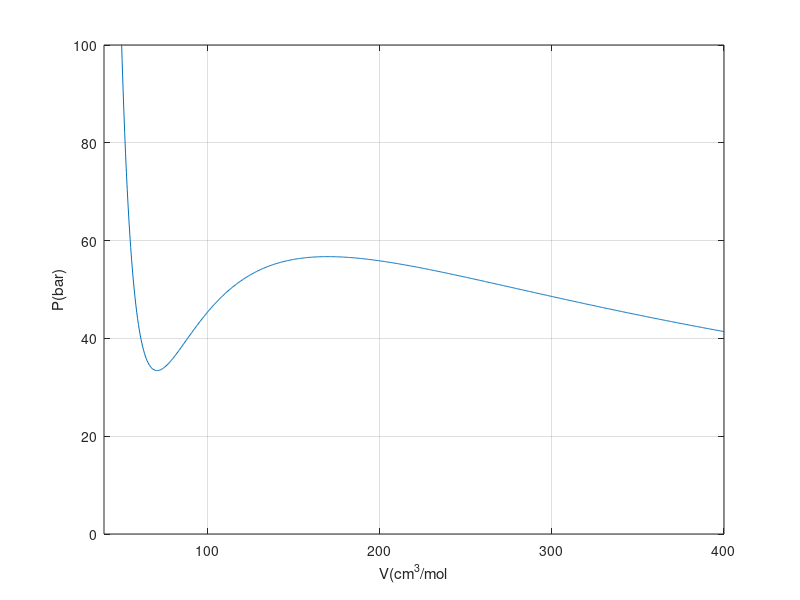

Recreate this plot in MATLAB.
% vppreos.m: Vp by PR EOS 
R = 83.14; w = 0.224; Tc = 304.2; Pc = 73.83; % data for CO2 
T = 288.15; Tr = T/Tc; 
a = 0.45724*R^2*Tc^2*(1+(0.37464+1.54226*w-0.26992*w^2)*(1-sqrt(Tr)))^2/Pc;  
b = 0.0778*R*Tc/Pc; 
V = 40:0.5:400; P = R*T./(V - b) - a./(V.^2 + 2*b*V - b^2); % P by Peng-Robinson EOS 
plot(V,P), axis([40 400 0 100]), grid, xlabel('V(cm^3/mol'), ylabel('P(bar)') 
% Determine Pv using bisection method 
x0l = 60; x0g = 300;  % initial guess for Vl and Vg 
xa = 43; fa = @(x) R*T./(x - b) - a./(x.^2 + 2*b*x - b^2) - xa; 
xb = 55; fb = @(x) R*T./(x - b) - a./(x.^2 + 2*b*x - b^2) - xb; 
xm = (xa + xb)/2; fm = @(x) R*T./(x - b) - a./(x.^2 + 2*b*x - b^2) - xm; 
Ppr = @(x) R*T./(x - b) - a./(x.^2 + 2*b*x - b^2); 
Vla = fsolve(fa,x0l); Vga = fsolve(fa,x0g); da = quad(Ppr,Vla,Vga) - xa*(Vga - Vla); 
Vlb = fsolve(fb,x0l); Vgb = fsolve(fb,x0g); db = quad(Ppr,Vlb,Vgb) - xb*(Vgb - Vlb); 
Vlm = fsolve(fm,x0l); Vgm = fsolve(fm,x0g); dm = quad(Ppr,Vlm,Vgm) - xm*(Vgm - Vlm); 
crit = abs(xa - xb); 
while crit > 1e-3  % Pv by bisection method    
if da*dm < 0, xb = xm; db = dm;    
elseif dm*db < 0, xa = xm; da = dm; end    
xm = (xa + xb)/2; Vlm = fsolve(fm,x0l); Vgm = fsolve(fm,x0g);     
dm = quad(Ppr,Vlm,Vgm) - xm*(Vgm - Vlm); crit = abs(xa - xb); 
end 
Pv = xm 

% The vapor pressure by the extended Antoine equation
T = 288.15; Pv = 10^(47.544-1792.2/T -16.559*log10(T) + 0.013833*T)/ 750.0615
